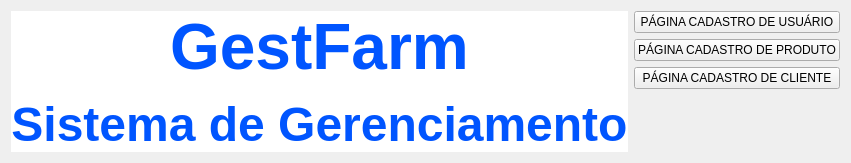
      <widget class="QWidget" name="pg_home">
       <layout class="QHBoxLayout" name="horizontalLayout_16">
        <item>
         <layout class="QHBoxLayout" name="horizontalLayout_4">
          <item>
           <widget class="QLabel" name="label">
            <property name="styleSheet">
             <string notr="true">background-color: rgb(255, 255, 255);
color: rgb(0, 85, 255);</string>
            </property>
            <property name="text">
             <string>&lt;html&gt;&lt;head/&gt;&lt;body&gt;&lt;p align=&quot;center&quot;&gt;&lt;span style=&quot; font-size:48pt; font-weight:600; color:#0055ff;&quot;&gt;GestFarm&lt;/span&gt;&lt;/p&gt;&lt;p align=&quot;center&quot;&gt;&lt;span style=&quot; font-size:36pt; font-weight:600; color:#0055ff;&quot;&gt;Sistema de Gerenciamento&lt;/span&gt;&lt;/p&gt;&lt;/body&gt;&lt;/html&gt;</string>
            </property>
           </widget>
          </item>
          <item>
           <layout class="QVBoxLayout" name="verticalLayout_13">
            <item>
             <widget class="QPushButton" name="btn_cadastro_usuario">
              <property name="cursor">
               <cursorShape>PointingHandCursor</cursorShape>
              </property>
              <property name="styleSheet">
               <string notr="true"/>
              </property>
              <property name="text">
               <string>PÁGINA CADASTRO DE USUÁRIO</string>
              </property>
             </widget>
            </item>
            <item>
             <widget class="QPushButton" name="btn_cadastro_produto">
              <property name="cursor">
               <cursorShape>PointingHandCursor</cursorShape>
              </property>
              <property name="styleSheet">
               <string notr="true"/>
              </property>
              <property name="text">
               <string>PÁGINA CADASTRO DE PRODUTO</string>
              </property>
             </widget>
            </item>
            <item>
             <widget class="QPushButton" name="btn_cadastro_cliente">
              <property name="cursor">
               <cursorShape>PointingHandCursor</cursorShape>
              </property>
              <property name="styleSheet">
               <string notr="true"/>
              </property>
              <property name="text">
               <string>PÁGINA CADASTRO DE CLIENTE</string>
              </property>
             </widget>
            </item>
            <item>
             <spacer name="verticalSpacer_2">
              <property name="orientation">
               <enum>Qt::Vertical</enum>
              </property>
              <property name="sizeHint" stdset="0">
               <size>
                <width>20</width>
                <height>40</height>
               </size>
              </property>
             </spacer>
            </item>
           </layout>
          </item>
         </layout>
        </item>
       </layout>
      </widget>
